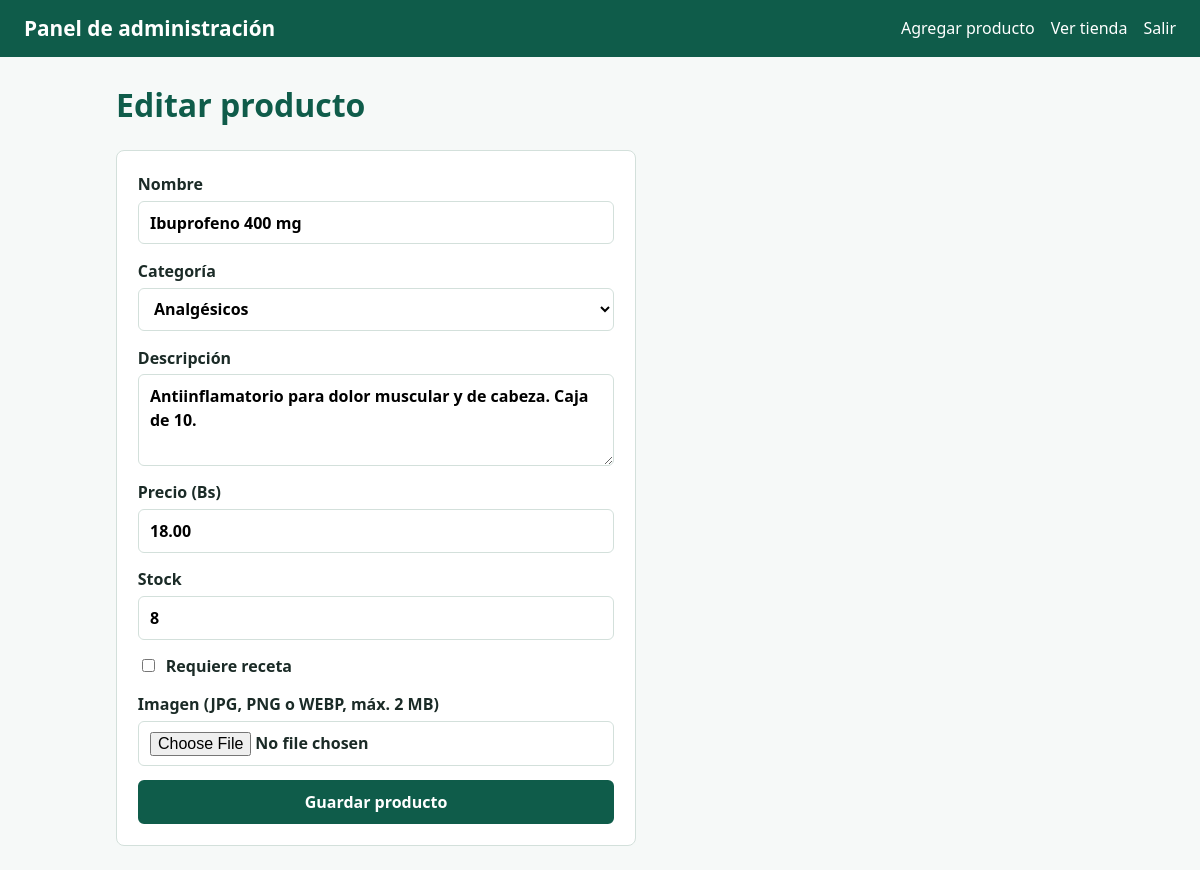
Page /admin/producto.php?id=2 (signed in) on the committed database.
### tables this page shows
CREATE TABLE productos (
  id INT AUTO_INCREMENT PRIMARY KEY,
  categoria_id INT NOT NULL,
  nombre VARCHAR(100) NOT NULL,
  descripcion VARCHAR(255) NOT NULL,
  precio DECIMAL(8,2) NOT NULL,
  stock INT NOT NULL DEFAULT 0,
  requiere_receta TINYINT(1) NOT NULL DEFAULT 0,
  imagen VARCHAR(255) NULL,
  FOREIGN KEY (categoria_id) REFERENCES categorias(id)
);

CREATE TABLE categorias (
  id INT AUTO_INCREMENT PRIMARY KEY,
  nombre VARCHAR(50) NOT NULL
);

### includes/funciones.php (called while the page is built, shortened)
<?php
function h($t) { return htmlspecialchars((string)$t, ENT_QUOTES, 'UTF-8'); }

### public/admin/producto.php (the view, shortened to what this page needs)
<?php
require_once __DIR__ . '/../../includes/admin_auth.php';
$id = (int)($_GET['id'] ?? $_POST['id'] ?? 0);
$p = ['nombre' => '', 'categoria_id' => '', 'descripcion' => '', 'precio' => '', 'stock' => 0, 'requiere_receta' => 0, 'imagen' => null];
if ($id) {
    $s = $pdo->prepare("SELECT * FROM productos WHERE id = ?");
    $s->execute([$id]);
    $p = $s->fetch();
}
$categorias = $pdo->query("SELECT * FROM categorias ORDER BY nombre")->fetchAll();
require __DIR__ . '/../../includes/admin_header.php';
?>
<h1><?= $id ? 'Editar producto' : 'Agregar producto' ?></h1>
<form class="formulario" method="post" enctype="multipart/form-data" style="max-width:520px">
  <label>Nombre <input name="nombre" value="<?= h($p['nombre']) ?>" required></label>
  <label>Categoría
    <select name="categoria_id" required>
      <?php foreach ($categorias as $c): ?>
        <option value="<?= (int)$c['id'] ?>" <?= (int)$p['categoria_id'] === (int)$c['id'] ? 'selected' : '' ?>><?= h($c['nombre']) ?></option>
      <?php endforeach; ?>
    </select>
  </label>
  <label>Descripción <textarea name="descripcion" rows="3" maxlength="255" required><?= h($p['descripcion']) ?></textarea></label>
  <label>Precio (Bs) <input type="number" step="0.01" min="0" name="precio" value="<?= h($p['precio']) ?>" required></label>
  <label>Stock <input type="number" min="0" name="stock" value="<?= (int)$p['stock'] ?>" required></label>
  <label class="check"><input type="checkbox" name="requiere_receta" <?= $p['requiere_receta'] ? 'checked' : '' ?>> Requiere receta</label>
  <label>Imagen (JPG, PNG o WEBP, máx. 2 MB) <input type="file" name="imagen" accept="image/jpeg,image/png,image/webp"></label>
  <button class="btn">Guardar producto</button>
</form>
</main></body></html>

### public/assets/css/style.css (style rules this page uses)
:root { --verde:#0f5c4a; --claro:#e6f2ee; --fondo:#f6f9f8; --texto:#1b2b27; --borde:#d3e0db; --rojo:#b3261e; }
* { box-sizing:border-box; }
body { margin:0; font-family:"Segoe UI", system-ui, sans-serif; background:var(--fondo); color:var(--texto); line-height:1.5; }
h1, h2 { color:var(--verde); }
input, textarea { width:100%; padding:.55rem .7rem; border:1px solid var(--borde); border-radius:6px; font:inherit; background:#fff; }
.btn { display:inline-block; background:var(--verde); color:#fff; border:2px solid var(--verde); padding:.5rem 1rem; border-radius:6px; font:inherit; font-weight:600; text-decoration:none; cursor:pointer; }
.formulario { display:grid; gap:.9rem; background:#fff; border:1px solid var(--borde); border-radius:8px; padding:1.3rem; }
.formulario label { display:grid; gap:.3rem; font-weight:600; }
.formulario .check { display:flex; align-items:center; gap:.5rem; }
.formulario .check input { width:auto; }
.formulario select { padding:.55rem .7rem; border:1px solid var(--borde); border-radius:6px; font:inherit; background:#fff; }

### rows in the picture
productos: nombre "Ibuprofeno 400 mg", categoria_id "Analgésicos", descripcion "Antiinflamatorio para dolor muscular y de cabeza. Caja de 10.", precio "18.00", stock "8"
